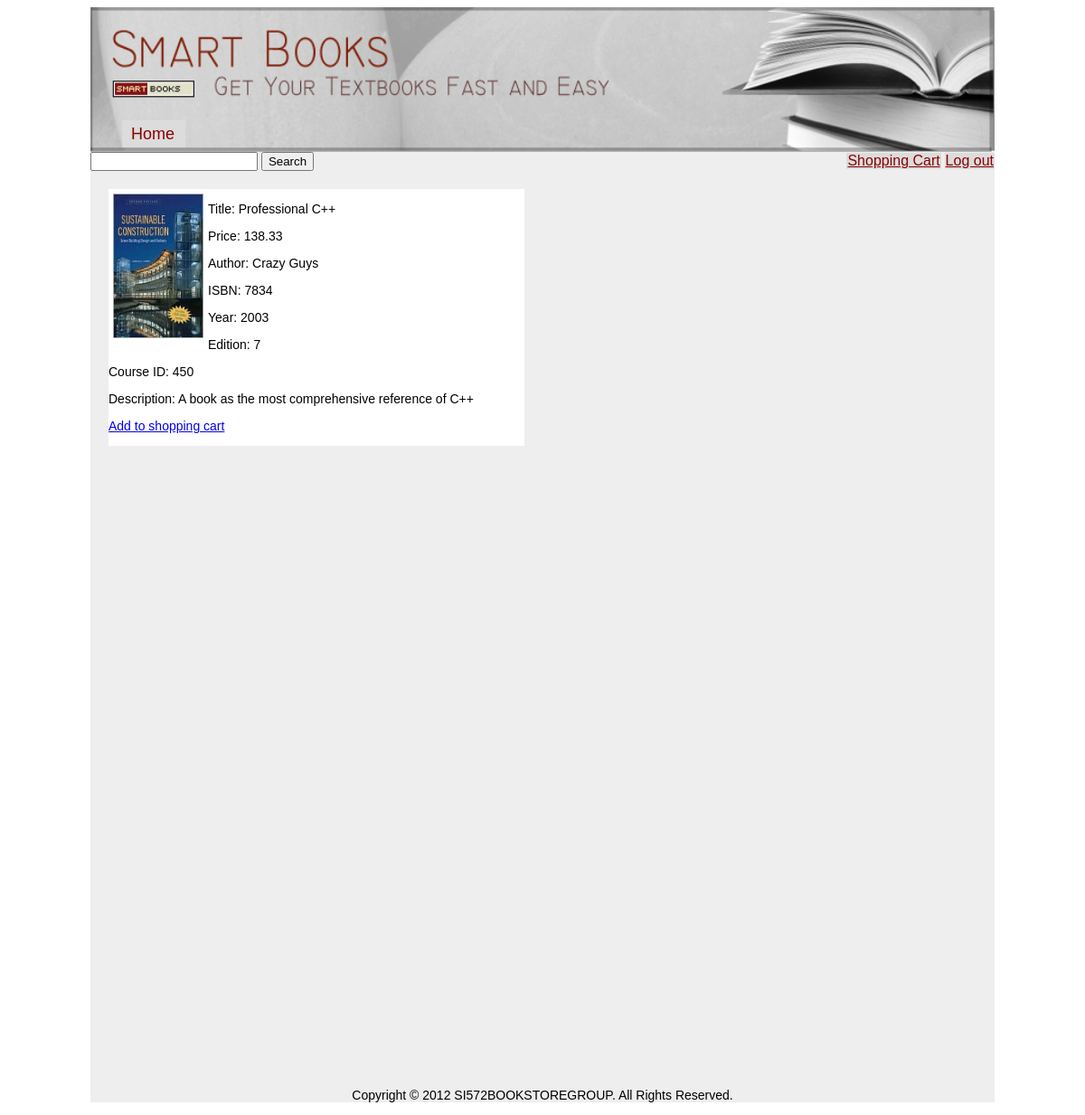
/bookInfo.php?id=3, run on the app's committed database.
### tables this page shows
CREATE TABLE book(id INT UNSIGNED NOT NULL AUTO_INCREMENT KEY, name VARCHAR(128), ISBN INTEGER, year INTEGER, edition INTEGER, price FLOAT, quantity INTEGER, description TEXT, authorln VARCHAR(128), authorfn VARCHAR(128), course_id INTEGER);

### bookInfo.php (the view, shortened to what this page needs)
<!DOCTYPE HTML PUBLIC "-//W3C//DTD HTML 4.01//EN"
   "http://www.w3.org/TR/html4/strict.dtd">
<html>
    <head>
        <link type="text/css" rel="stylesheet" href="main.css">
    </head>
    <body>
      <div id="container">
        <div id="header">
            <ul>
              <li><a href="index.php">Home</a></li>
            </ul>
        </div>
        <div id="content">
			<div id="toolbar">
				<ul>
				  <li><a href="shoppingcart.php">Shopping Cart</a></li>
				  <li><a href="logout.php">Log out</a></li>
				</ul>
				<form method="get" action="">
				  <input type="text" id="search-text" name="s" value="" />
				  <input type="submit" id="search-submit" value="Search" />
				</form>
			</div>
			<div id="booklist">
           			<?php
           				$id = mysql_real_escape_string($_GET['id']);
						$result = mysql_query("SELECT name, price, authorln, authorfn, ISBN, year, edition, course_id, description,id FROM book WHERE id = $id");
						if ( $row = mysql_fetch_row($result) ) {
							echo('<div class="book">');
							echo('<div class="img_2">');
							echo('<img src=2.jpg  alt="Book1" width="100" height="160" />');
							echo('</div><div class="info_2">');
							echo('<p class="book_info"> Title:   ');
							echo(htmlentities($row[0]));
							echo('</p><p> Price:     ');
							echo(htmlentities($row[1]));
							echo('</p><p> Author:     ');
							echo(htmlentities($row[3])." ".htmlentities($row[2]));
							echo('</p><p> ISBN:     ');
							echo(htmlentities($row[4]));
							echo('</p><p> Year:     ');
							echo(htmlentities($row[5]));
							echo('</p><p> Edition:     ');
							echo(htmlentities($row[6]));
							echo('</p><p> Course ID:     ');
							echo(htmlentities($row[7]));
		       		 		echo('</p><p> Description:  ');
							echo(htmlentities($row[8]));
							echo('</p><p>');
							echo('<a href="shoppingcart.php?id='.htmlentities($row[9]).'">Add to shopping cart</a>');
							echo('</p>');
							echo('</div>');
							echo('</div>');
						}
					?>
        	</div>
        <div id="footer">
            <p>Copyright &copy 2012 SI572BOOKSTOREGROUP. All Rights Reserved.</p>
        </div>
    </body>
</html>

### main.css (style rules this page uses)
body { text-align: justify; font-family: Arial, Helvetica, sans-serif; font-size: 14px; }
ul, ol, li { margin: 0px; padding: 0px; list-style: none; }
#container { width:1000px; margin:0 auto; }
#header { width:1000px; height:160px; background:url('banner.jpg') no-repeat; background-size:1000px 160px; }
#header a { margin:0; margin-top:5px; margin-left:10px; width:50px; height:20px; display:block; position:absolute; font-size:18px; color:#8B0000; text-decoration: none; }
#header ul { margin-top:125px; margin-left:35px; position:absolute; }
#header ul li { background-color:#DCDCDC; padding:0; width:70px; height:30px; }
#content { background-color:#eee; width:1000px; }
#toolbar ul { margin-top: 0px; position: relative; padding-top: 1px; }
#toolbar ul li { background-color:#DCDCDC; width: 80px; height: 15px; text-decoration: none; text-align: center; }
#toolbar a { color:#8B0000; font-size:16px; }
#content ul { float:right; }
#content ul li { display:inline; background-color:#DCDCDC; padding:1px; }
#booklist { width:1000px; height:1000px; border-color:black; border-width:2px; }
.book img { float: left; width: 100px; height:160px; margin:5px; }
.book { background-color:white; margin:20px; float:left; width:460px; }
.book_info { float: left: margin-left: 150px; }
#footer { text-align:center; }

### data on the page
book: name "Professional C++", price "138.33", authorfn "Crazy", authorln "Guys", ISBN "7834", year "2003", edition "7", course "450", description "A book as the most comprehensive reference of C++"
